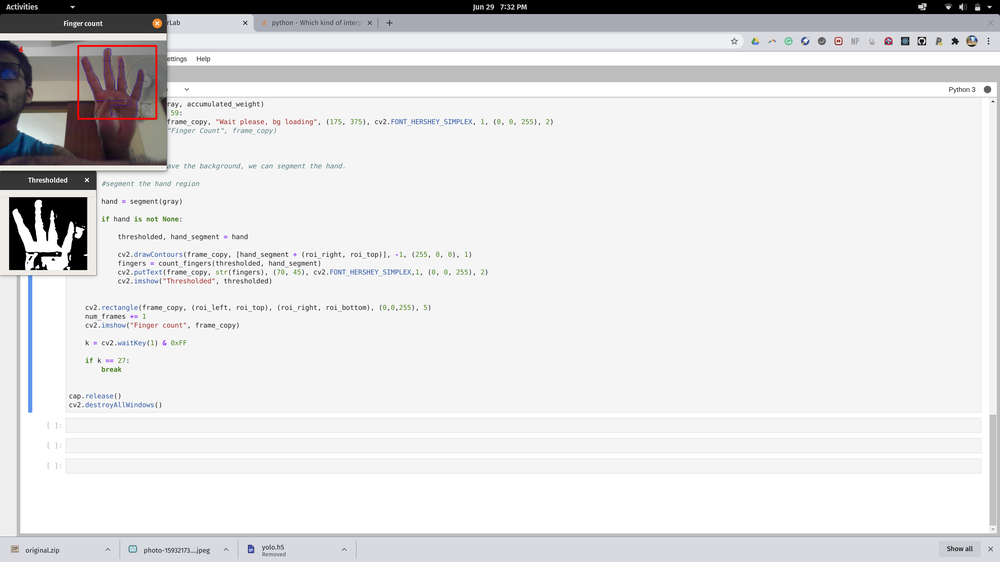
#> input picture Project/4.png, 1000 x 562 px, shrunk from 3840 x 2160 before the run, given in place of face1.jpeg, which was not available
$ jupyter execute --allow-errors Image_Cartoonisation.ipynb   (shell and % lines are left out)
#> lines starting #> are read from the running program, lines starting #| are printed output that depends on the picture; after the words box and inside, x2 and y2 are one past the last pixel; in counts of white or black regions, pixels touching at a corner belong together; pictures that were not available may be replaced by others from this repository, and a replacement may not be noted
[cell 1]
import cv2
import numpy as np
from google.colab import files
files.upload()
#> the answer given: 4.png

[cell 2]
files.upload()
#> the answer given: 1.png

#> (a cell that did not finish here is left out)

[cell 4]
from google.colab.patches import cv2_imshow

[cell 5]
image = cv2.imread('face1.jpeg')
#> image is the input picture: shape (562, 1000, 3); mean B, G, R 225, 224.3, 224.6
gray = cv2.cvtColor(image, cv2.COLOR_BGR2GRAY)
gray = cv2.medianBlur(gray, 7)
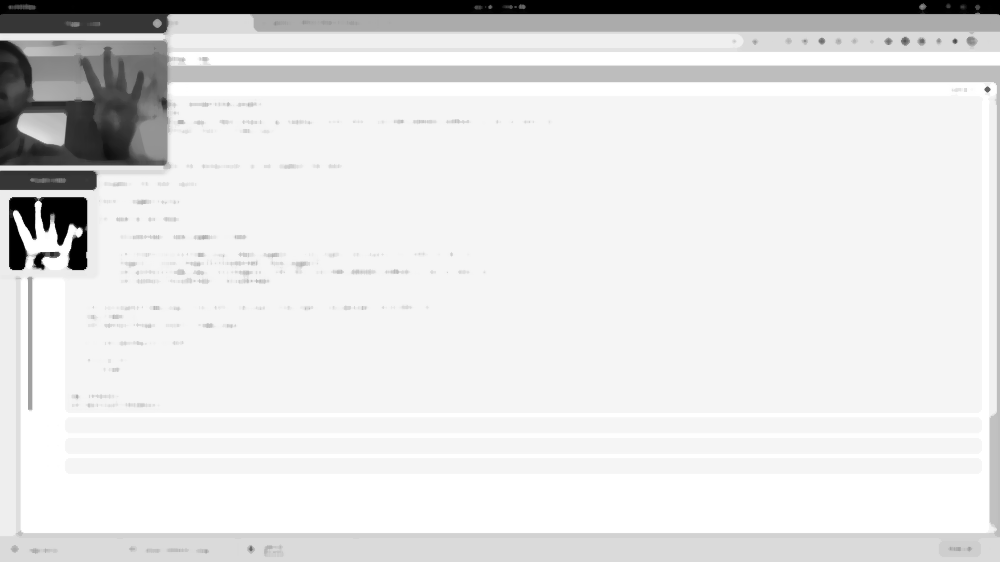
#> gray: shape (562, 1000); min 0, max 255, mean 225.9
edge = cv2.adaptiveThreshold(gray, 255, cv2.ADAPTIVE_THRESH_GAUSSIAN_C, cv2.THRESH_BINARY, 7, 10)
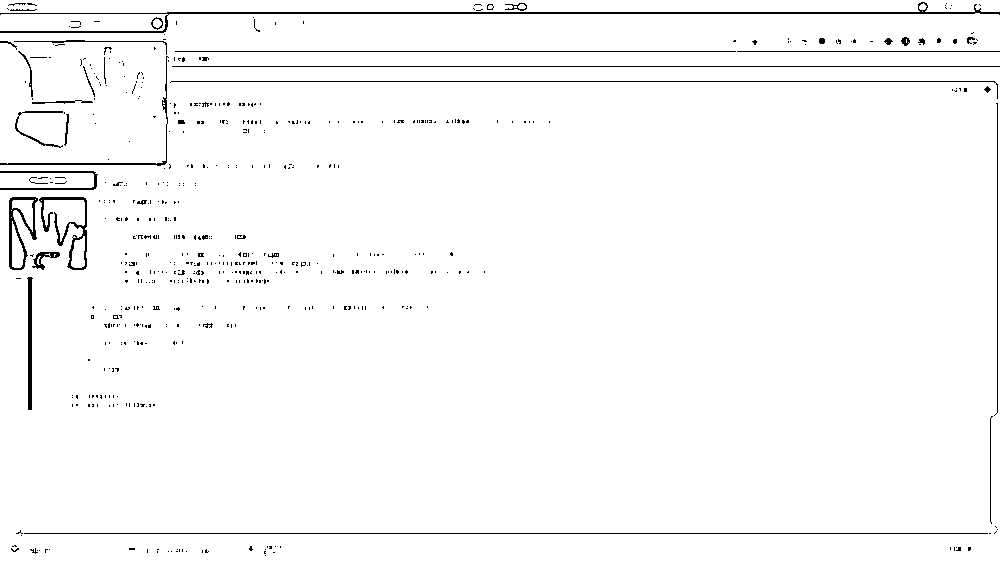
#> edge: shape (562, 1000); 97.7% white; black in thin lines or dots
cv2_imshow(edge)

[cell 6]
filtered = cv2.bilateralFilter(image, 12, 250, 250)
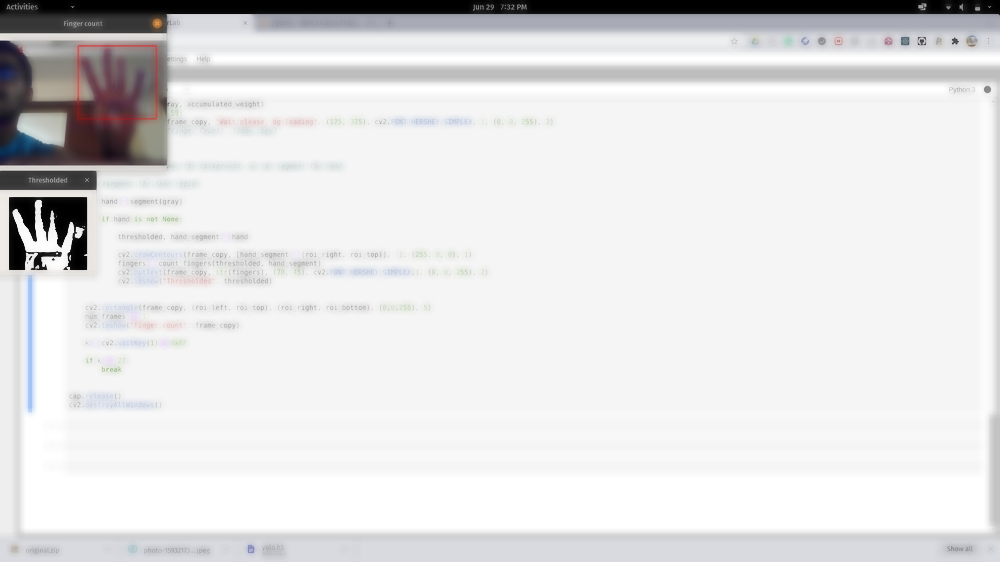
#> filtered: shape (562, 1000, 3); mean B, G, R 225.3, 224.6, 224.9
cartoon = cv2.bitwise_and(filtered, filtered, mask = edge)
cv2_imshow(cartoon)

[cell 7]
#Stylise the image directly

cartoon = cv2.stylization(image, sigma_s = 175, sigma_r = 0.3)
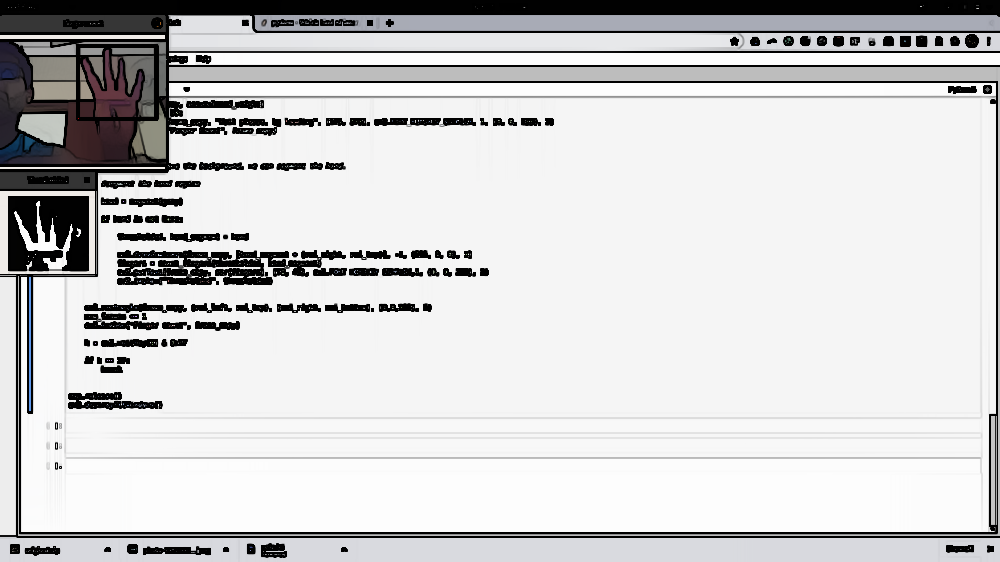
#> cartoon: shape (562, 1000, 3); mean B, G, R 207.5, 206.9, 207
cv2_imshow(cartoon)

[cell 8]
sketch1, sketch2 = cv2.pencilSketch(image, sigma_s = 40, sigma_r = 0.4, shade_factor = 0.015)
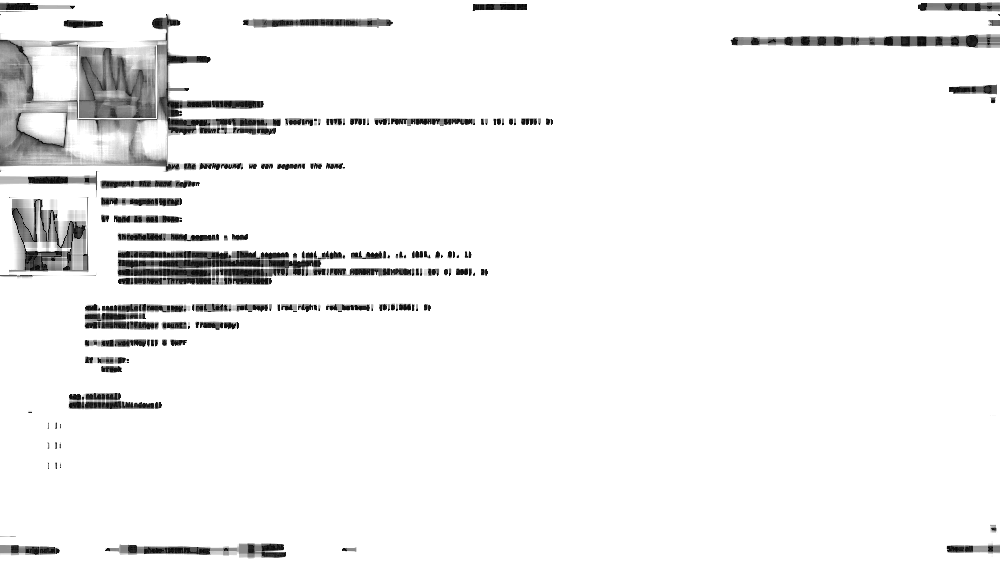
#> sketch1: shape (562, 1000); min 8, max 255, mean 241.6
cv2_imshow(sketch1)

[cell 9]
cv2_imshow(sketch2)

[cell 10]
gray_img = cv2.cvtColor(image, cv2.COLOR_BGR2GRAY)
gray_img = cv2.GaussianBlur(gray_img, (5, 5), 0)
cv2_imshow(gray_img)

[cell 11]
edge_img = cv2.Laplacian(gray_img, -1, ksize = 5)
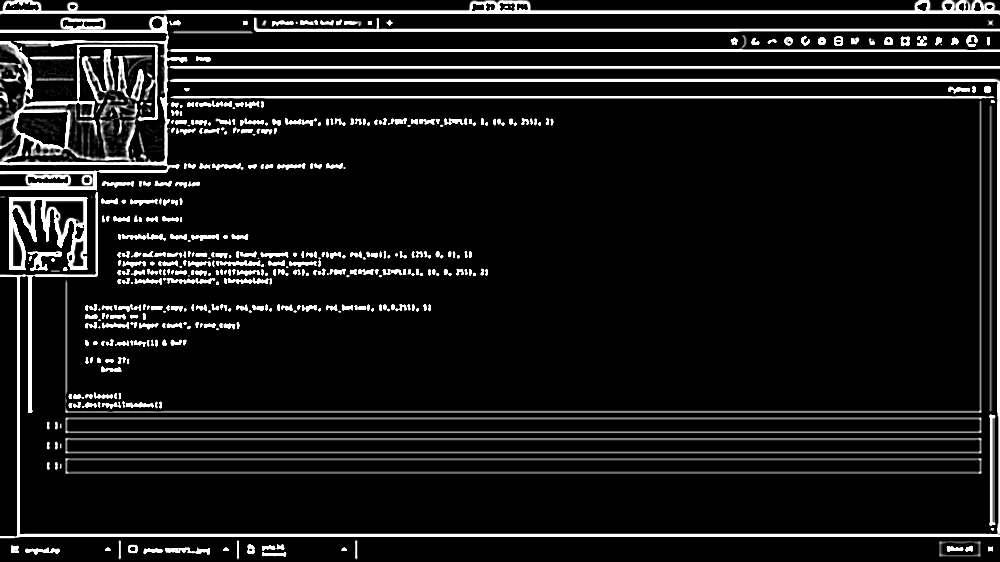
#> edge_img: shape (562, 1000); min 0, max 255, mean 25
cv2_imshow(edge_img)

[cell 12]
edge_img = 255-edge_img
cv2_imshow(edge_img)

[cell 13]
ret, edge_img = cv2.threshold(edge_img, 150, 255, cv2.THRESH_BINARY)
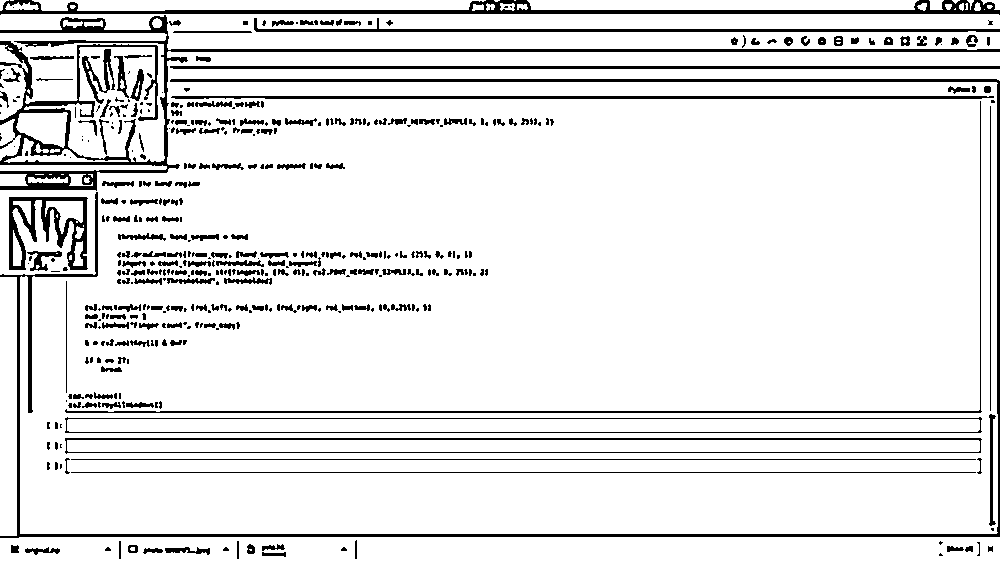
#> edge_img: shape (562, 1000); 89.8% white; 444 black regions (210 under 20 px), largest, box (x1, y1, x2, y2) and area: (0, 15, 1000, 191) 9235, (0, 79, 1000, 538) 8524, (0, 0, 1000, 15) 4804
cv2_imshow(edge_img)

[cell 14]
output = np.zeros(edge_img.shape)
output = cv2.bitwise_and(sketch2, sketch2, mask = edge_img)
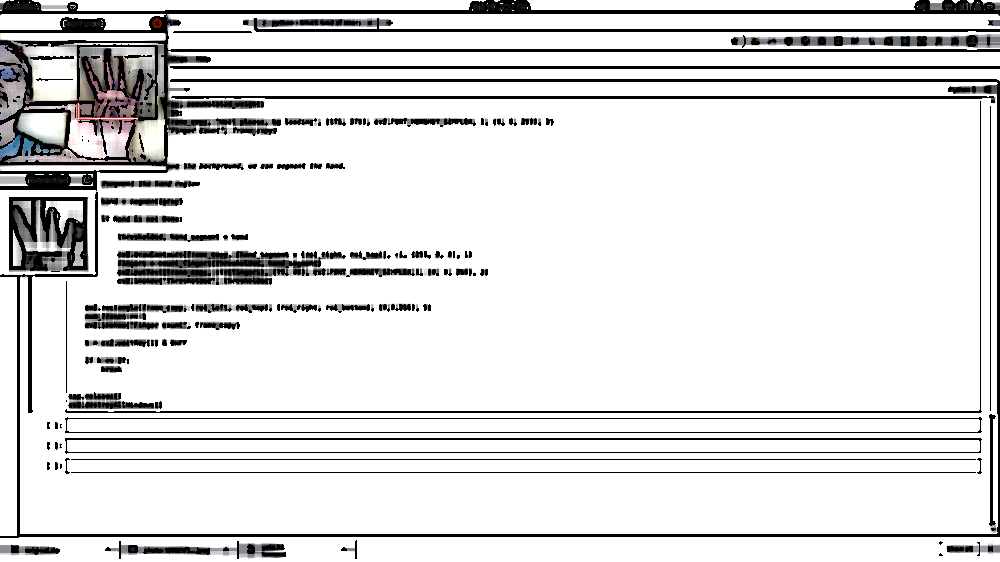
#> output: shape (562, 1000, 3); mean B, G, R 222.5, 222.4, 222.6
cv2_imshow(output)
